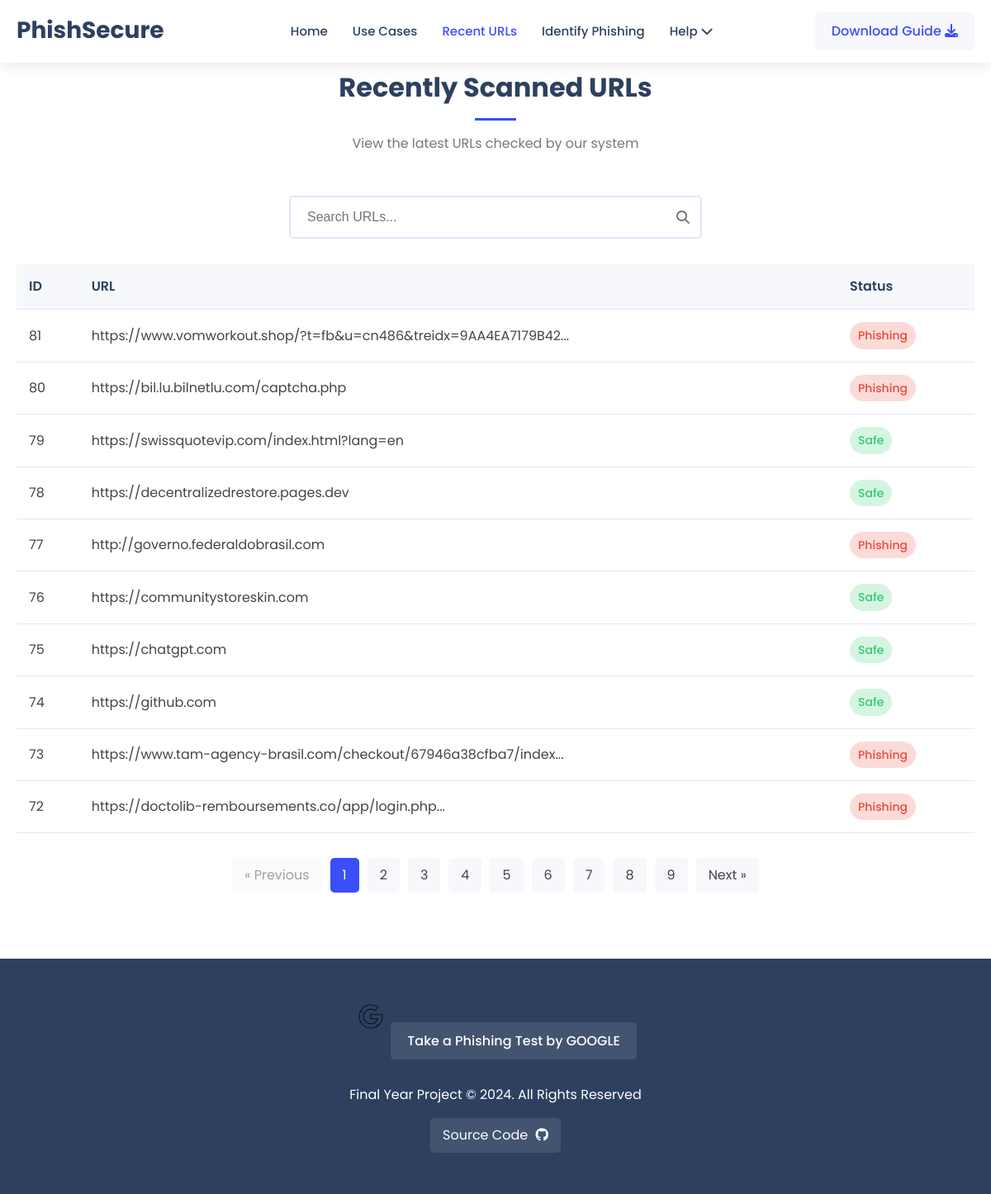
The app's page /urls with its own data.
### app.py (models this page shows)
class URLData(db.Model):
    id = db.Column(db.Integer, primary_key=True)
    url = db.Column(db.String(2083), nullable=False)
    prediction = db.Column(db.Integer, nullable=False)
    created_at = db.Column(db.DateTime, default=datetime.utcnow)

### app.py (the view)
@app.route('/urls')
def urls():
    page = request.args.get('page', 1, type=int)
    per_page = 10
    paginated_urls = URLData.query.order_by(desc(URLData.created_at)).paginate(
        page=page,
        per_page=per_page,
        error_out=False
    )
    total_pages = paginated_urls.pages
    return render_template(
        'urls.html',
        url_data=paginated_urls.items,
        total_pages=total_pages,
        current_page=page
    )

### templates/urls.html (shortened to what this page needs)
<!DOCTYPE html>
<html lang="en">
<head>
  <link rel="stylesheet" href="static\style.css">
  <link rel="stylesheet" href="https://cdnjs.cloudflare.com/ajax/libs/font-awesome/6.4.0/css/all.min.css">
</head>
<body>
  <header>
    <div class="container">
      <div class="logo">
        <h1>PhishSecure</h1>
      </div>
      <nav>
        <ul>
          <li><a href="{{ url_for('home') }}">Home</a></li>
          <li><a href="{{ url_for('usecases') }}">Use Cases</a></li>
          <li class="active"><a href="{{ url_for('urls') }}">Recent URLs</a></li>
          <li><a href="{{ url_for('social') }}">Identify Phishing</a></li>
          <li class="dropdown">
            <a href="#">Help <i class="fas fa-chevron-down"></i></a>
          </li>
        </ul>
      </nav>
      <div class="download-btn">
        <a href="static/assets/Phishing Website Identification.pdf" class="btn" download="nofallmagaguide">Download Guide <i class="fas fa-download"></i></a>
      </div>
    </div>
  </header>
  <section id="recent-urls" class="recent-urls">
    <div class="container">
      <div class="section-header">
        <h2>Recently Scanned URLs</h2>
        <p>View the latest URLs checked by our system</p>
      </div>
      <div class="search-container">
        <input type="text" id="url-search" placeholder="Search URLs..." onkeyup="filterTable()">
        <i class="fas fa-search"></i>
      </div>
      <div class="table-container">
        <table class="urls-table" id="urls-table">
          <thead>
            <tr>
              <th>ID</th>
              <th>URL</th>
              <th>Status</th>
            </tr>
          </thead>
          <tbody>
            {% for data in url_data %}
            <tr>
              <td>{{ data.id }}</td>
              <td>{{ data.url }}</td>
              <td>
                {% if data.prediction == 1 %}
                  <span class="status safe">Safe</span>
                {% else %}
                  <span class="status phishing">Phishing</span>
                {% endif %}
              </td>
            </tr>
            {% endfor %}
          </tbody>
        </table>
      </div>
      <div class="pagination">
        <a href="?page={{ current_page - 1 }}" class="page-link {% if current_page == 1 %}disabled{% endif %}">&laquo; Previous</a>
        {% for page in range(1, total_pages + 1) %}
        <a href="?page={{ page }}" class="page-link {% if page == current_page %}active{% endif %}">{{ page }}</a>
        {% endfor %}
        <a href="?page={{ current_page + 1 }}" class="page-link {% if current_page == total_pages %}disabled{% endif %}">Next &raquo;</a>
      </div>
    </div>
  </section>
  <footer>
    <div class="container">
      <div class="footer-content">
        <div class="google-quiz">
          <img src="static/assets/img/google.png" alt="Google Logo">
          <a href="https://phishingquiz.withgoogle.com/" target="_blank" class="btn">Take a Phishing Test by GOOGLE</a>
        </div>
        <div class="copyright">
          <p>Final Year Project &copy; 2024. All Rights Reserved</p>
          <a href="https://github.com/asrith-reddy/Phishing-detector" target="_blank" class="github-btn">
            Source Code <i class="fab fa-github"></i>
          </a>
        </div>
      </div>
    </div>
  </footer>
</body>
</html>

### static/style.css (style rules this page uses)
:root { --primary-color: #3b4ef8; --primary-dark: #2a3be0; --secondary-color: #2d405f; --light-color: #f6f8fb; --danger-color: #e74c3c; --success-color: #2ecc71; --text-color: #444; --text-light: #777; --border-color: #e2e5fe; --box-shadow: 0 5px 15px rgba(0, 0, 0, 0.1); --transition: all 0.3s ease; }
* { margin: 0; padding: 0; box-sizing: border-box; }
html { scroll-behavior: smooth; }
body { font-family: 'Poppins', sans-serif; color: var(--text-color); line-height: 1.6; background-color: #fff; }
a { text-decoration: none; color: var(--primary-color); transition: var(--transition); }
ul { list-style: none; }
img { max-width: 100%; height: auto; }
.container { max-width: 1200px; margin: 0 auto; padding: 0 20px; }
.btn { display: inline-block; background: var(--primary-color); color: #fff; padding: 10px 20px; border-radius: 5px; border: none; cursor: pointer; font-weight: 500; transition: var(--transition); }
.section-header { text-align: center; margin-bottom: 50px; }
.section-header h2 { font-size: 32px; font-weight: 700; color: var(--secondary-color); position: relative; padding-bottom: 15px; margin-bottom: 15px; }
.section-header h2::after { content: ''; position: absolute; display: block; width: 50px; height: 3px; background: var(--primary-color); bottom: 0; left: 50%; transform: translateX(-50%); }
.section-header p { color: var(--text-light); }
header { background: #fff; box-shadow: 0 2px 15px rgba(0, 0, 0, 0.1); padding: 15px 0; position: fixed; top: 0; left: 0; width: 100%; z-index: 1000; }
header .container { display: flex; align-items: center; justify-content: space-between; }
.logo h1 { font-size: 28px; font-weight: 700; color: var(--secondary-color); margin: 0; }
nav ul { display: flex; }
nav ul li { position: relative; margin-left: 30px; }
nav ul li a { color: var(--secondary-color); font-weight: 500; font-size: 15px; padding: 10px 0; display: block; }
nav ul li.active a, nav ul li a:hover { color: var(--primary-color); }
.download-btn .btn { background: var(--light-color); color: var(--primary-color); }
.recent-urls { padding: 80px 0; background-color: #fff; }
.search-container { position: relative; max-width: 500px; margin: 0 auto 30px; }
.search-container input { width: 100%; padding: 15px 20px; border: 2px solid var(--border-color); border-radius: 5px; font-size: 16px; }
.search-container i { position: absolute; right: 15px; top: 50%; transform: translateY(-50%); color: var(--text-light); }
.table-container { overflow-x: auto; }
.urls-table { width: 100%; border-collapse: collapse; margin-bottom: 30px; }
.urls-table th, .urls-table td { padding: 15px; text-align: left; border-bottom: 1px solid var(--border-color); }
.urls-table th { background-color: var(--light-color); color: var(--secondary-color); font-weight: 600; }
.status { display: inline-block; padding: 5px 10px; border-radius: 20px; font-size: 14px; font-weight: 500; }
.status.safe { background-color: rgba(46, 204, 113, 0.2); color: var(--success-color); }
.status.phishing { background-color: rgba(231, 76, 60, 0.2); color: var(--danger-color); }
.pagination { display: flex; justify-content: center; align-items: center; }
.page-link { display: inline-block; padding: 8px 15px; margin: 0 5px; border-radius: 5px; background-color: var(--light-color); color: var(--text-color); transition: var(--transition); }
.page-link:hover, .page-link.active { background-color: var(--primary-color); color: #fff; }
.page-link.disabled { opacity: 0.5; cursor: not-allowed; }
footer { background-color: var(--secondary-color); color: #fff; padding: 50px 0; }
.footer-content { display: flex; flex-direction: column; align-items: center; text-align: center; }
.google-quiz { margin-bottom: 30px; }
.google-quiz img { height: 40px; margin-bottom: 15px; }
.google-quiz .btn { background-color: rgba(255, 255, 255, 0.1); color: #fff; }
.copyright p { margin-bottom: 15px; }
.github-btn { display: inline-block; background-color: rgba(255, 255, 255, 0.1); color: #fff; padding: 8px 15px; border-radius: 5px; transition: var(--transition); }
.github-btn i { margin-left: 5px; }

### records on screen
URLData: id "81", url "https://www.vomworkout.shop/?t=fb&u=cn486&treidx=9AA4EA7179B42...", prediction "Phishing"
URLData: id "80", url "https://bil.lu.bilnetlu.com/captcha.php", prediction "Phishing"
URLData: id "79", url "https://swissquotevip.com/index.html?lang=en", prediction "Safe"
URLData: id "78", url "https://decentralizedrestore.pages.dev", prediction "Safe"
URLData: id "77", url "http://governo.federaldobrasil.com", prediction "Phishing"
URLData: id "76", url "https://communitystoreskin.com", prediction "Safe"
URLData: id "75", url "https://chatgpt.com", prediction "Safe"
URLData: id "74", url "https://github.com", prediction "Safe"
URLData: id "73", url "https://www.tam-agency-brasil.com/checkout/67946a38cfba7/index...", prediction "Phishing"
URLData: id "72", url "https://doctolib-remboursements.co/app/login.php...", prediction "Phishing"

### other values on screen
{{ page }} "1" "2" "3" "4" "5" "6" "7" "8" "9"
